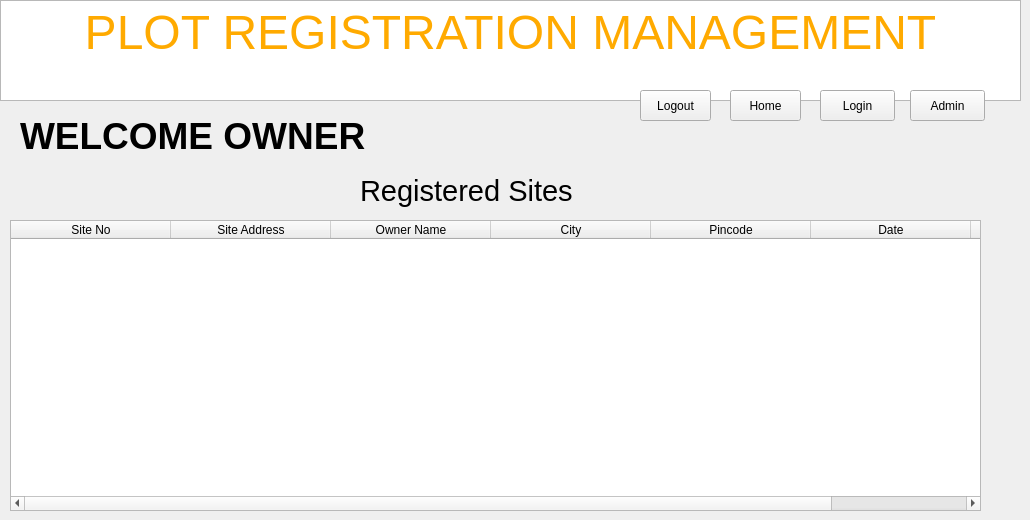
    <widget class="QWidget" name="tab_7">
     <attribute name="title">
      <string>userpage</string>
     </attribute>
     <widget class="QPushButton" name="pushButton_35">
      <property name="geometry">
       <rect>
        <x>910</x>
        <y>90</y>
        <width>75</width>
        <height>31</height>
       </rect>
      </property>
      <property name="text">
       <string>Admin</string>
      </property>
     </widget>
     <widget class="QPushButton" name="pushButton_10">
      <property name="geometry">
       <rect>
        <x>730</x>
        <y>90</y>
        <width>71</width>
        <height>31</height>
       </rect>
      </property>
      <property name="text">
       <string>Home</string>
      </property>
     </widget>
     <widget class="QTextEdit" name="textEdit_14">
      <property name="geometry">
       <rect>
        <x>0</x>
        <y>0</y>
        <width>1021</width>
        <height>101</height>
       </rect>
      </property>
      <property name="html">
       <string>&lt;!DOCTYPE HTML PUBLIC &quot;-//W3C//DTD HTML 4.0//EN&quot; &quot;http://www.w3.org/TR/REC-html40/strict.dtd&quot;&gt;
&lt;html&gt;&lt;head&gt;&lt;meta name=&quot;qrichtext&quot; content=&quot;1&quot; /&gt;&lt;style type=&quot;text/css&quot;&gt;
p, li { white-space: pre-wrap; }
&lt;/style&gt;&lt;/head&gt;&lt;body style=&quot; font-family:'Calibri'; font-size:12pt; font-weight:400; font-style:normal;&quot;&gt;
&lt;p align=&quot;center&quot; style=&quot; margin-top:0px; margin-bottom:0px; margin-left:0px; margin-right:0px; -qt-block-indent:0; text-indent:0px;&quot;&gt;&lt;span style=&quot; font-family:'MS Shell Dlg 2'; font-size:36pt; color:#ffaa00;&quot;&gt;PLOT REGISTRATION MANAGEMENT&lt;/span&gt;&lt;/p&gt;&lt;/body&gt;&lt;/html&gt;</string>
      </property>
     </widget>
     <widget class="QPushButton" name="pushButton_34">
      <property name="geometry">
       <rect>
        <x>820</x>
        <y>90</y>
        <width>75</width>
        <height>31</height>
       </rect>
      </property>
      <property name="text">
       <string>Login</string>
      </property>
     </widget>
     <widget class="QPushButton" name="pushButton_2">
      <property name="geometry">
       <rect>
        <x>640</x>
        <y>90</y>
        <width>71</width>
        <height>31</height>
       </rect>
      </property>
      <property name="text">
       <string>Logout</string>
      </property>
     </widget>
     <widget class="QLabel" name="label_8">
      <property name="geometry">
       <rect>
        <x>360</x>
        <y>170</y>
        <width>281</width>
        <height>41</height>
       </rect>
      </property>
      <property name="font">
       <font>
        <pointsize>22</pointsize>
       </font>
      </property>
      <property name="autoFillBackground">
       <bool>true</bool>
      </property>
      <property name="text">
       <string>Registered Sites</string>
      </property>
     </widget>
     <widget class="QTableWidget" name="tableWidget_3">
      <property name="geometry">
       <rect>
        <x>10</x>
        <y>220</y>
        <width>971</width>
        <height>291</height>
       </rect>
      </property>
      <attribute name="horizontalHeaderDefaultSectionSize">
       <number>160</number>
      </attribute>
      <column>
       <property name="text">
        <string>Site No</string>
       </property>
      </column>
      <column>
       <property name="text">
        <string>Site Address</string>
       </property>
      </column>
      <column>
       <property name="text">
        <string>Owner Name</string>
       </property>
      </column>
      <column>
       <property name="text">
        <string>City</string>
       </property>
      </column>
      <column>
       <property name="text">
        <string>Pincode</string>
       </property>
      </column>
      <column>
       <property name="text">
        <string>Date</string>
       </property>
      </column>
      <column>
       <property name="text">
        <string>Google Link</string>
       </property>
      </column>
     </widget>
     <widget class="QLabel" name="label_17">
      <property name="geometry">
       <rect>
        <x>20</x>
        <y>110</y>
        <width>451</width>
        <height>51</height>
       </rect>
      </property>
      <property name="font">
       <font>
        <pointsize>28</pointsize>
        <weight>75</weight>
        <bold>true</bold>
       </font>
      </property>
      <property name="autoFillBackground">
       <bool>true</bool>
      </property>
      <property name="text">
       <string>WELCOME OWNER</string>
      </property>
     </widget>
     <zorder>textEdit_14</zorder>
     <zorder>pushButton_35</zorder>
     <zorder>pushButton_10</zorder>
     <zorder>pushButton_34</zorder>
     <zorder>pushButton_2</zorder>
     <zorder>label_8</zorder>
     <zorder>tableWidget_3</zorder>
     <zorder>label_17</zorder>
    </widget>
